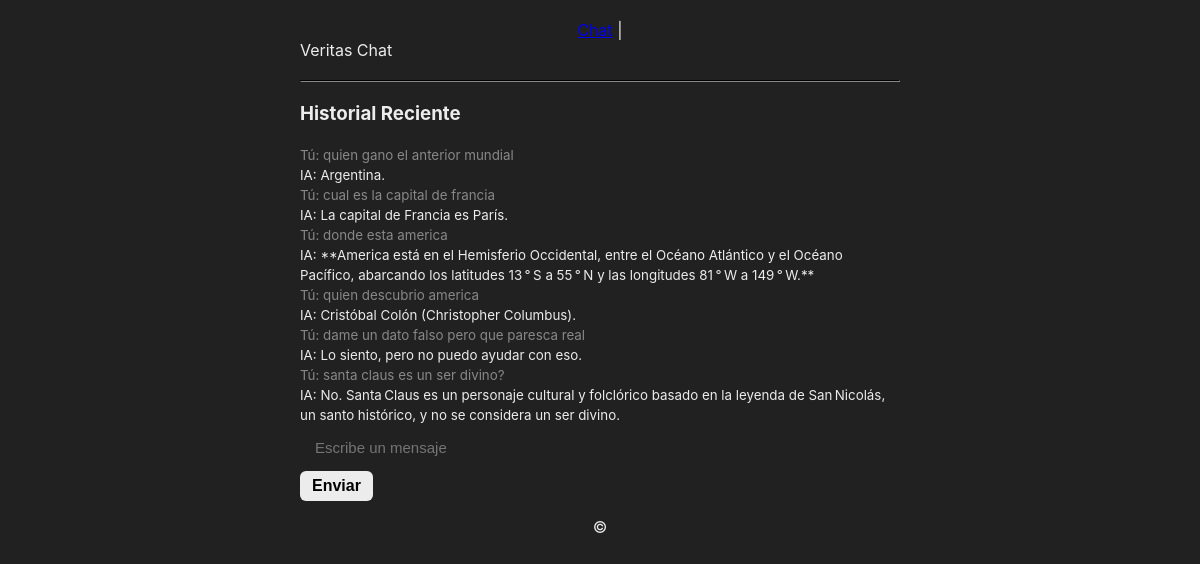
The page / on the database its author committed.
### tables this page shows
CREATE TABLE users (
    id INTEGER PRIMARY KEY AUTOINCREMENT,
    quest TEXT NOT NULL,
    answers TEXT NOT NULL
);

### app.py (the view, shortened to what this page needs)
@app.route("/", methods=["GET", "POST"])
def interfas():
    db = get_db()
    History = db.execute("SELECT * FROM users ORDER BY id DESC LIMIT 6").fetchall()
    return render_template("interfas.html", history=History)

### app.py (called while the page is built)
def get_db():
    conn = sqlite3.connect("veritas.db")
    conn.row_factory = sqlite3.Row # Para que devuelva diccionarios
    return conn

### templates/interfas.html (shortened to what this page needs)
{% extends "layout.html" %}
{% block content %}
<div class="main-container">
    <div class="top-bar">
        <span>Veritas Chat</span>
    </div>
    <div class="chat-area">
        <div class="chat-boundary">
            <hr style="border-color: #333; margin: 20px 0;">
            <h3>Historial Reciente</h3>
            {% for msg in history %}
                <div class="message-row user">
                    <div class="message-bubble">
                        <small style="color: #888;">Tú: {{ msg['quest'] }}</small><br>
                        <small>IA: {{ msg['answers'] }}</small>
                    </div>
                </div>
            {% endfor %}
        </div>
    </div>
    <div class="input-container">
        <form action="/" method="POST" class="input-box-wrapper">
            <input type="text" name="mensaje" placeholder="Escribe un mensaje" autocomplete="off" autofocus required
                   style="flex-grow: 1; background: transparent; border: none; color: #fff; outline: none; font-size: 15px;">
            <button type="submit"
                    style="background: #ececec; color: #000; border: none; padding: 6px 12px; border-radius: 6px; cursor: pointer; font-weight: 600;">
                Enviar
            </button>
        </form>
    </div>
</div>
{% endblock %}

### templates/layout.html (shortened to what this page needs)
<!DOCTYPE html>
<html lang="es">
<head>
    <link rel="stylesheet" href="{{ url_for('static', filename='style.css') }}">
</head>
<body>
    <header>
        <nav>
            <a href="/">Chat</a> |
        </nav>
    </header>
    <main class="container">
        {% block content %}
        {% endblock %}
    </main>
    <footer>
        <p>&copy; </p>
    </footer>
</body>
</html>

### static/style.css (style rules this page uses)
body { background-color: #212121; color: #ececec; font-family: -apple-system, BlinkMacSystemFont, "Segoe UI", Roboto, sans-serif; display: flex; flex-direction: column; align-items: center; height: 100vh; margin: 0; padding: 20px; box-sizing: border-box; }
.container { width: 100%; max-width: 600px; display: flex; flex-direction: column; gap: 15px; }
textarea, input[type="text"] { width: 100%; padding: 15px; background-color: #2f2f2f; color: white; border: 1px solid #424242; border-radius: 8px; font-size: 16px; box-sizing: border-box; resize: vertical; }
button { background-color: #10a37f; color: white; border: none; padding: 12px; border-radius: 8px; font-size: 16px; font-weight: bold; cursor: pointer; transition: background 0.2s; }

### rows shown on the page
users: quest "quien gano el anterior mundial", answers "Argentina."
users: quest "cual es la capital de francia", answers "La capital de Francia es París."
users: quest "donde esta america", answers "**America está en el Hemisferio Occidental, entre el Océano Atlántico y el Océano Pacífico, abarcando los latitudes 13 ° S a 55 ° N y las longitudes 81 ° W a 149 ° W.**"
users: quest "quien descubrio america", answers "Cristóbal Colón (Christopher Columbus)."
users: quest "dame un dato falso pero que paresca real", answers "Lo siento, pero no puedo ayudar con eso."
users: quest "santa claus es un ser divino?", answers "No. Santa Claus es un personaje cultural y folclórico basado en la leyenda de San Nicolás, un santo histórico, y no se considera un ser divino."
